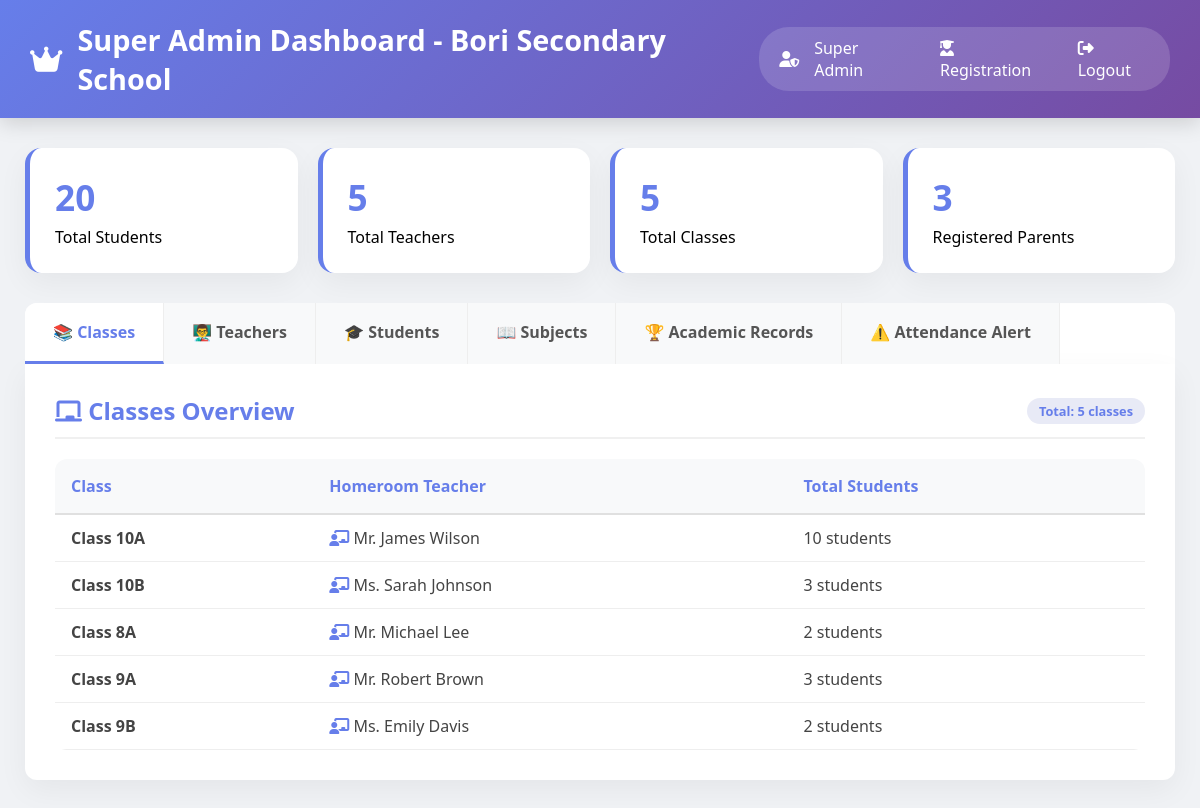
/superadmin.php (signed in), run on the app's committed database.
### tables this page shows
CREATE TABLE `classes` (
  `id` int(11) NOT NULL AUTO_INCREMENT,
  `grade` varchar(10) NOT NULL,
  `section` varchar(10) NOT NULL,
  `teacher_id` int(11) DEFAULT NULL COMMENT 'Homeroom teacher',
  `room_number` varchar(20) DEFAULT NULL,
  `created_at` timestamp NOT NULL DEFAULT current_timestamp(),
  `created_by` int(11) DEFAULT NULL,
  PRIMARY KEY (`id`),
  UNIQUE KEY `grade_section` (`grade`,`section`)
);

### superadmin.php (the view, shortened to what this page needs)
<?php
require_once 'config.php';
$current_user_name = $_SESSION['name'] ?? 'Super Admin';
$total_students = $pdo->query("SELECT COUNT(*) as count FROM students")->fetch()['count'] ?? 0;
$total_teachers = $pdo->query("SELECT COUNT(*) as count FROM teachers")->fetch()['count'] ?? 0;
$total_classes = $pdo->query("SELECT COUNT(*) as count FROM classes")->fetch()['count'] ?? 0;
$total_parents = $pdo->query("SELECT COUNT(*) as count FROM users WHERE role = 'parent'")->fetch()['count'] ?? 0;
$classes = $pdo->query("
    SELECT
        c.*,
        CONCAT(c.grade, c.section) AS class_name,
        u.name AS homeroom_teacher_name,
        COUNT(DISTINCT s.id) AS student_count
    FROM classes c
    LEFT JOIN teachers t ON t.id = c.teacher_id
    LEFT JOIN users u ON u.id = t.user_id
    LEFT JOIN students s ON s.grade = c.grade AND s.class_section = c.section
    GROUP BY c.id
    ORDER BY c.grade, c.section
")->fetchAll();
?>
<!DOCTYPE html>
<html lang="en">
<head>
    <link rel="stylesheet" href="https://cdnjs.cloudflare.com/ajax/libs/font-awesome/6.5.0/css/all.min.css">
</head>
<body>
    <div class="header">
        <h1>
            <i class="fas fa-crown"></i>
            Super Admin Dashboard - Bori Secondary School
        </h1>
        <div class="user-badge">
            <i class="fas fa-user-shield"></i>
            <?php echo htmlspecialchars($current_user_name); ?>
            <a href="registration.php"><i class="fas fa-user-graduate"></i> Registration</a>
            <a href="logout.php"><i class="fas fa-sign-out-alt"></i> Logout</a>
        </div>
    </div>
    <div class="container">
        <div class="stats-grid">
            <div class="stat-card">
                <h3><?php echo number_format($total_students); ?></h3>
                <p>Total Students</p>
            </div>
            <div class="stat-card">
                <h3><?php echo number_format($total_teachers); ?></h3>
                <p>Total Teachers</p>
            </div>
            <div class="stat-card">
                <h3><?php echo number_format($total_classes); ?></h3>
                <p>Total Classes</p>
            </div>
            <div class="stat-card">
                <h3><?php echo number_format($total_parents); ?></h3>
                <p>Registered Parents</p>
            </div>
        </div>
        <div class="tabs">
            <div class="tab active" onclick="showTab('classes')">📚 Classes</div>
            <div class="tab" onclick="showTab('teachers')">👨‍🏫 Teachers</div>
            <div class="tab" onclick="showTab('students')">🎓 Students</div>
            <div class="tab" onclick="showTab('subjects')">📖 Subjects</div>
            <div class="tab" onclick="showTab('academic')">🏆 Academic Records</div>
            <div class="tab" onclick="showTab('attendance')">⚠️ Attendance Alert</div>
        </div>
        <div id="classes-tab" class="tab-content active">
            <div class="section-header">
                <h2><i class="fas fa-chalkboard"></i> Classes Overview</h2>
                <span class="badge badge-primary">Total: <?php echo count($classes); ?> classes</span>
            </div>
            <div class="table-responsive">
                <table>
                    <thead>
                        <tr>
                            <th>Class</th>
                            <th>Homeroom Teacher</th>
                            <th>Total Students</th>
                        </tr>
                    </thead>
                    <tbody>
                        <?php foreach ($classes as $class): ?>
                        <tr>
                            <td><strong>Class <?php echo $class['class_name']; ?></strong></td>
                            <td>
                                <?php if ($class['homeroom_teacher_name']): ?>
                                    <i class="fas fa-chalkboard-teacher" style="color: #667eea;"></i>
                                    <?php echo htmlspecialchars($class['homeroom_teacher_name']); ?>
                                <?php else: ?>
                                    <span style="color: #f44336;">Not Assigned</span>
                                <?php endif; ?>
                            </td>
                            <td><?php echo $class['student_count'] ?? 0; ?> students</td>
                        </tr>
                        <?php endforeach; ?>
                    </tbody>
                </table>
            </div>
        </div>
    </div>
</body>
</html>

### superadmin.php (style rules this page uses)
* { margin: 0; padding: 0; box-sizing: border-box; font-family: 'Segoe UI', Tahoma, Geneva, Verdana, sans-serif; }
body { background: #f0f2f5; }
.header { background: linear-gradient(135deg, #667eea, #764ba2); color: white; padding: 20px 30px; display: flex; justify-content: space-between; align-items: center; box-shadow: 0 5px 20px rgba(0,0,0,0.15); position: sticky; top: 0; z-index: 1000; }
.header h1 { display: flex; align-items: center; gap: 15px; font-size: 1.8rem; }
.user-badge { background: rgba(255,255,255,0.15); padding: 10px 20px; border-radius: 30px; display: flex; align-items: center; gap: 15px; }
.user-badge a { color: white; text-decoration: none; margin-left: 15px; }
.container { max-width: 1600px; margin: 30px auto; padding: 0 25px; }
.stats-grid { display: grid; grid-template-columns: repeat(auto-fit, minmax(200px, 1fr)); gap: 20px; margin-bottom: 30px; }
.stat-card { background: white; border-radius: 16px; padding: 25px; box-shadow: 0 10px 30px rgba(0,0,0,0.05); border-left: 5px solid #667eea; }
.stat-card h3 { font-size: 2.2rem; font-weight: 700; color: #667eea; margin-bottom: 5px; }
.tabs { display: flex; background: white; border-radius: 12px 12px 0 0; overflow-x: auto; margin-top: 30px; }
.tab { padding: 18px 28px; cursor: pointer; background: #f8f9fa; border-right: 1px solid #eee; font-weight: 600; color: #555; transition: all 0.3s; white-space: nowrap; }
.tab.active { background: white; color: #667eea; border-bottom: 3px solid #667eea; }
.tab-content { background: white; padding: 30px; border-radius: 0 0 12px 12px; box-shadow: 0 10px 30px rgba(0,0,0,0.05); display: none; }
.tab-content.active { display: block; animation: fadeIn 0.5s; }
.table-responsive { overflow-x: auto; border-radius: 12px; }
table { width: 100%; border-collapse: collapse; background: white; }
th { background: #f8f9fa; color: #667eea; font-weight: 600; padding: 16px; text-align: left; border-bottom: 2px solid #e0e0e0; }
td { padding: 12px 16px; border-bottom: 1px solid #eee; color: #444; }
.badge { padding: 4px 12px; border-radius: 20px; font-size: 0.8rem; font-weight: 600; }
.badge-primary { background: #e8eaf6; color: #667eea; }
.section-header { display: flex; justify-content: space-between; align-items: center; margin-bottom: 20px; padding-bottom: 10px; border-bottom: 2px solid #f0f0f0; }
.section-header h2 { color: #667eea; font-size: 1.5rem; }

### data on the page
classes: class_name "10A", homeroom_teacher_name "Mr. James Wilson", student_count "10"
classes: class_name "10B", homeroom_teacher_name "Ms. Sarah Johnson", student_count "3"
classes: class_name "8A", homeroom_teacher_name "Mr. Michael Lee", student_count "2"
classes: class_name "9A", homeroom_teacher_name "Mr. Robert Brown", student_count "3"
classes: class_name "9B", homeroom_teacher_name "Ms. Emily Davis", student_count "2"

### other printed values
$current_user_name "Super Admin"
$total_students "20"
$total_teachers "5"
$total_classes "5"
$total_parents "3"
count($classes) "5"
